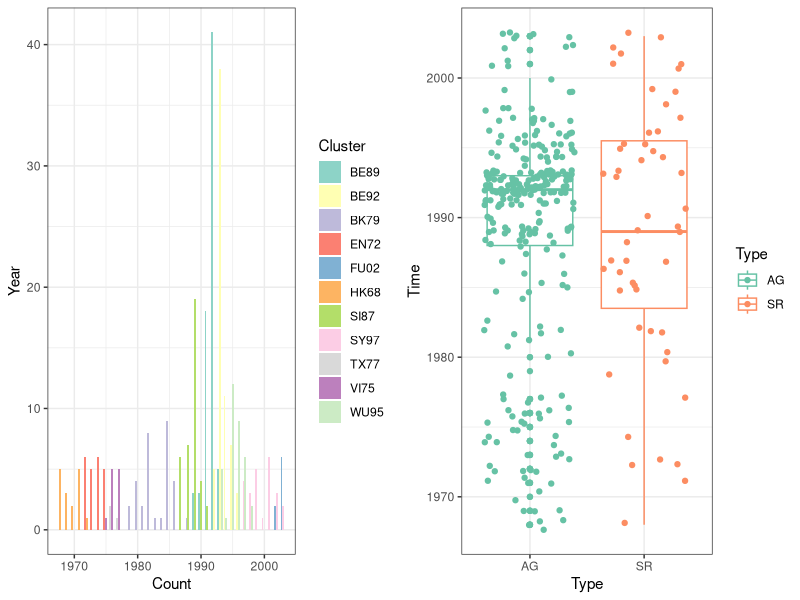
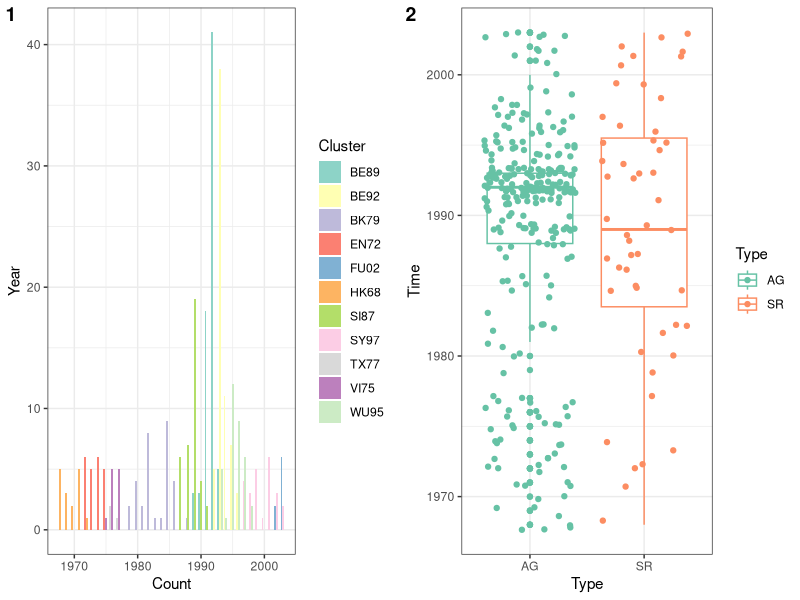
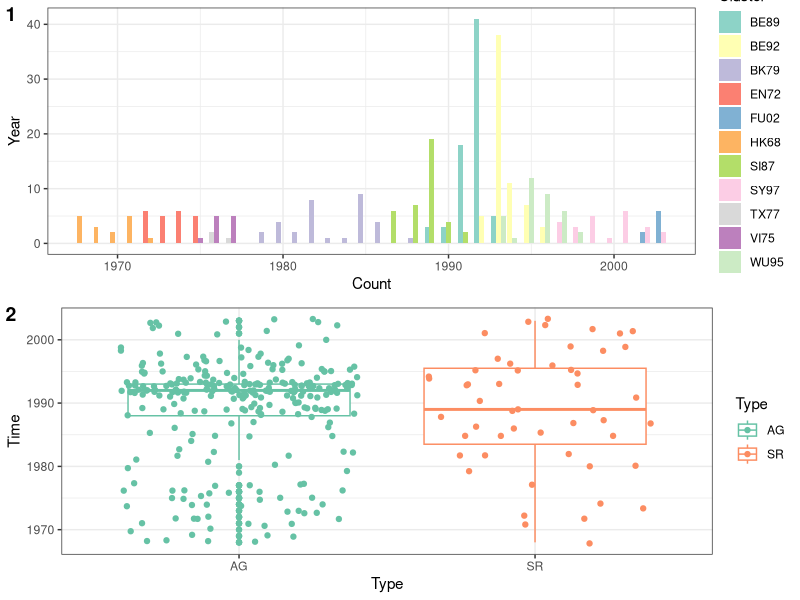
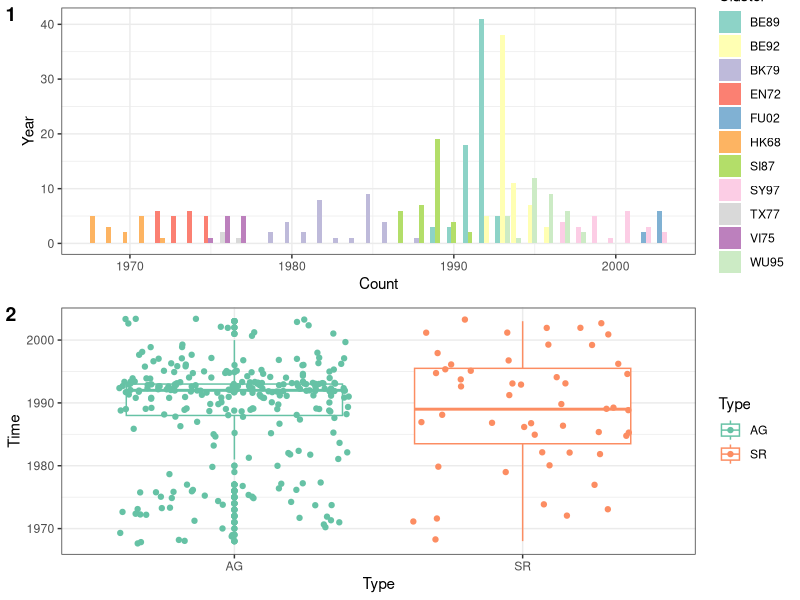
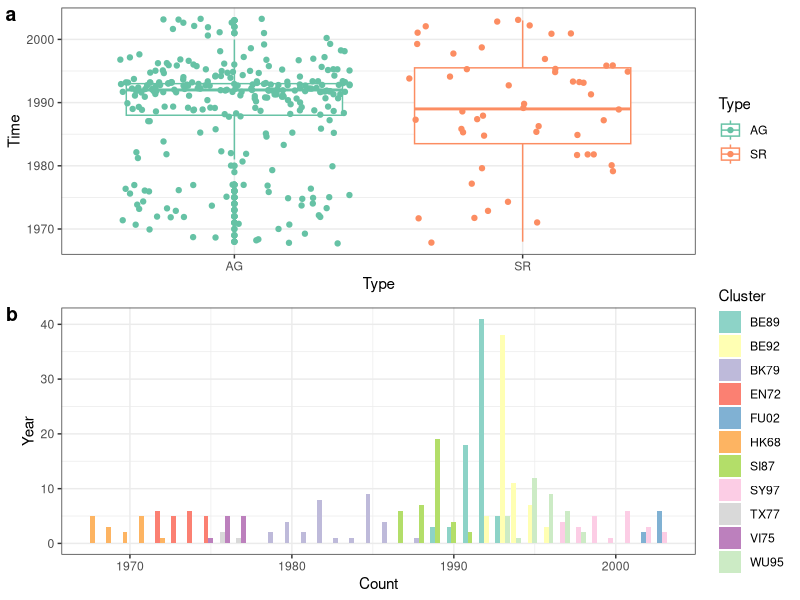
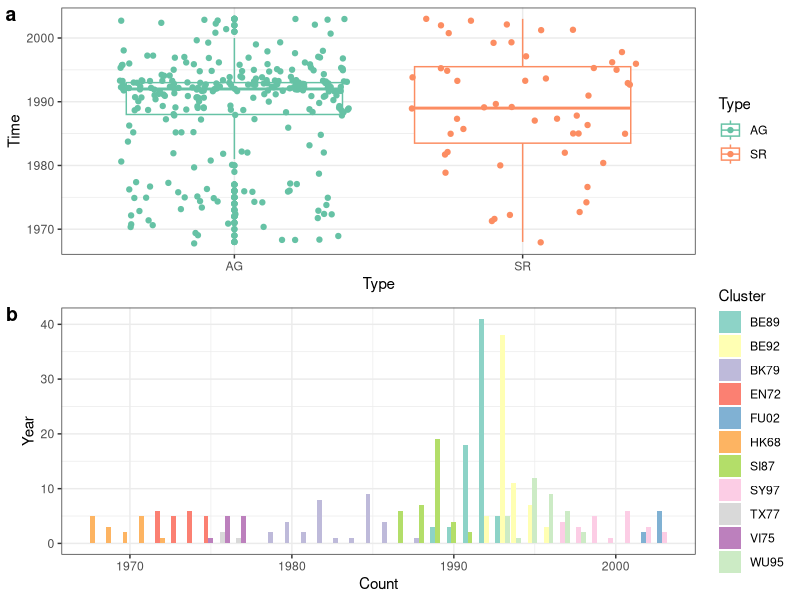
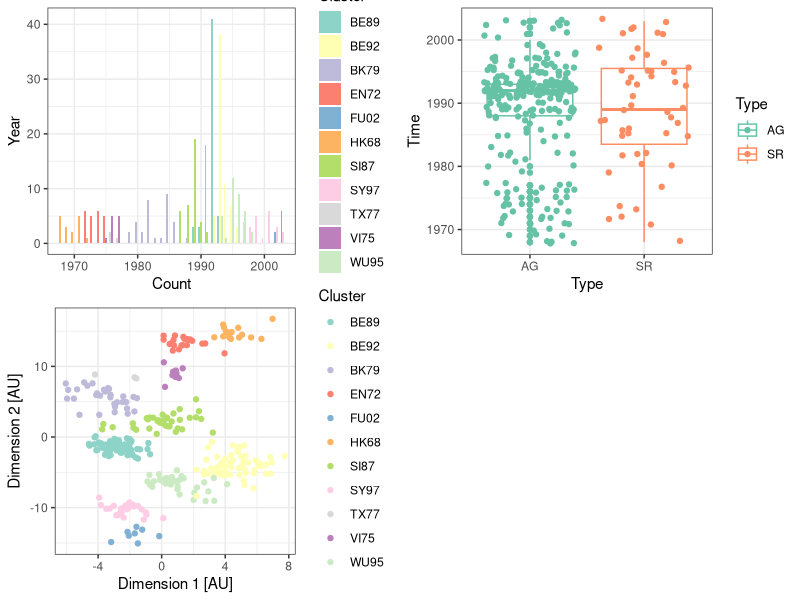
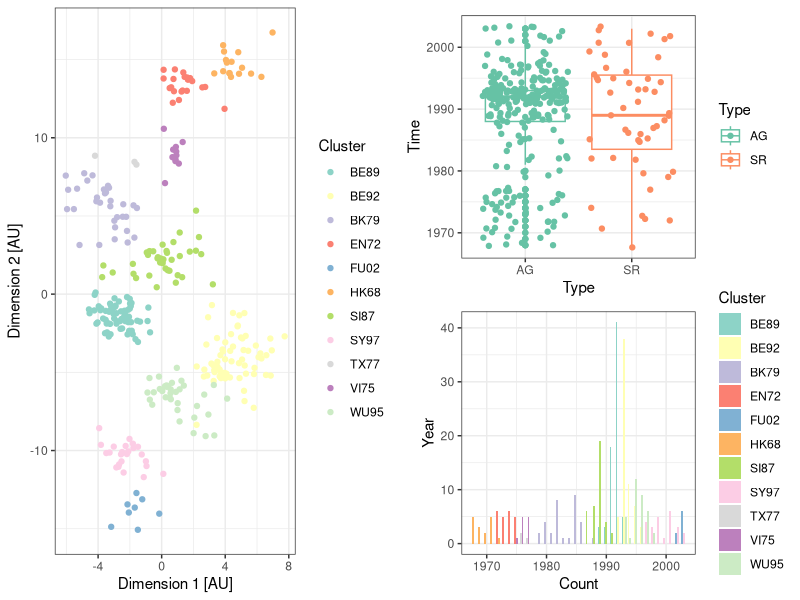

Reproduce these figures in R, in order. (Note: this script raises an error after producing the figures.)
## ---- chunk 1
knitr::opts_chunk$set(echo = TRUE,
                      cache = TRUE,
                      fig.align = "center",
                      out.height = "80%")
## ---- chunk 2
library("readr")
library("ggplot2")
library("cowplot")
library("RColorBrewer")
## ---- chunk 3
coord <- read_csv("data/2004_Science_Smith_data.csv")
## ---- chunk 4
p <- ggplot(data=coord)
## ---- chunk 5
antigenic_map <- p + 
  geom_point(aes(x=x.coordinate, y=y.coordinate, color=cluster)) +
  scale_color_brewer(type="qual", palette = "Set3") +
  labs(x="Dimension 1 [AU]",
       y="Dimension 2 [AU]",
       color="Cluster") +
  theme_bw()

time_barplot <- p + geom_bar(aes(x=year, fill=cluster),
                             position=position_dodge(preserve="single")) +
  scale_fill_brewer(type="qual", palette = "Set3") +
  labs(x="Count",
       y="Year",
       fill="Cluster") +
  theme_bw()

time_boxplot <- p + 
  geom_boxplot(aes(x=type, y=year, color=type)) +
  geom_jitter(aes(x=type, y=year, color=type)) +
  scale_color_manual(values=c("#66c2a5", "#fc8d62")) +
  labs(x="Type",
       y="Time",
       color="Type") +
  theme_bw()
## ---- chunk 6
plot_grid(time_barplot, time_boxplot)
## ---- chunk 7
plot_grid(time_barplot, time_boxplot,
          labels=c(1,2))

## ---- chunk 8
plot_grid(time_barplot, time_boxplot,
          labels=c(1,2),
          nrow=2)
## ---- chunk 9
plot_grid(time_barplot, time_boxplot,
          labels=c(1,2),
          nrow=2,
          align="v",
          axis="lr")
## ---- chunk 10
plot_grid(time_boxplot, time_barplot,
          labels="auto",
          nrow=2,
          align="v",
          axis="lr")
## ---- chunk 11
plot_grid(time_boxplot, time_barplot,
          labels="auto",
          ncol=1,
          align="v",
          axis="lr")
## ---- chunk 12
plot_grid(time_barplot, time_boxplot, antigenic_map)
## ---- chunk 13
right_column <- plot_grid(time_boxplot, time_barplot,
                   nrow=2,
                   align="v",
                   axis="lr")

plot_grid(antigenic_map, right_column,
          nrow=1,
          align="h",
          axis="t")
## ---- chunk 14
right_column <- plot_grid( time_boxplot + theme(legend.position = "bottom"),
                           time_barplot + theme(legend.position = "none"),
                           nrow=2,
                           align="v",
                           axis="lr")

top_row <- plot_grid(antigenic_map + theme(legend.position = "none"),
                     right_column, nrow=1)

new_map <- antigenic_map +
  guides(color=guide_legend(nrow=2)) +
  theme(legend.position = "bottom")

cluster_legend <- get_legend(new_map)

plot_grid(top_row, cluster_legend,
          nrow=2,
          rel_heights = c(10,1))

## ---- chunk 15
right_column <- plot_grid( time_boxplot + theme(legend.position = "bottom"),
                           time_barplot + theme(legend.position = "none"),
                           nrow=2,
                           align="v",
                           axis="lr")

top_row <- plot_grid(antigenic_map + theme(legend.position = "none"),
                     right_column, nrow=1)
## ---- chunk 16
new_map <- antigenic_map +
  guides(color=guide_legend(nrow=2)) +
  theme(legend.position = "bottom")

cluster_legend <- get_legend(new_map)
## ---- chunk 17
plot_grid(top_row, cluster_legend,
          nrow=2,
          rel_heights = c(10,1))

## ---- chunk 18
right_column <- plot_grid( time_boxplot + theme(legend.position = "bottom"),
                           time_barplot + theme(legend.position = "none"),
                           nrow=2,
                           align="v",
                           axis="lr",
                           labels=c("b", "c"))

top_row <- plot_grid(antigenic_map + theme(legend.position = "none"),
                     right_column, nrow=1,
                     labels=c("a", ""))

plot_grid(top_row, cluster_legend,
          nrow=2,
          rel_heights = c(10,1))
## ---- chunk 19
plot_grid(top_row, cluster_legend,
          nrow=2,
          rel_heights = c(4,1))
## ---- chunk 20
knitr::include_graphics("images/cowplot-themes.png")
## ---- chunk 21
plot_grid(top_row, cluster_legend,
          nrow=2,
          rel_heights = c(10,1)) +
  theme_cowplot()
## ---- chunk 22
boxplot_new <- time_boxplot +
  theme_cowplot() +
  theme(legend.position = "bottom")

barplot_new <- time_barplot + 
  theme_minimal_hgrid() +
  theme(legend.position = "none")

map_new <- antigenic_map + 
  theme_half_open() +
  theme(legend.position = "none")

right_column <- plot_grid(boxplot_new,
                          barplot_new,
                          nrow=2,
                          align="v",
                          axis="lr",
                          labels=c("b", "c"))

top_row <- plot_grid(map_new,
                     right_column, nrow=1,
                     labels=c("a", ""))

plot_grid(top_row, cluster_legend,
          nrow=2,
          rel_heights = c(10,1))
## ---- chunk 23
knitr::include_graphics("images/ggpubr-example.png")
## ---- chunk 24
knitr::include_graphics("images/ggpubr-example-lollipop.png")
## ---- chunk 25
knitr::include_graphics("images/ggpubr-example-bars.png")
